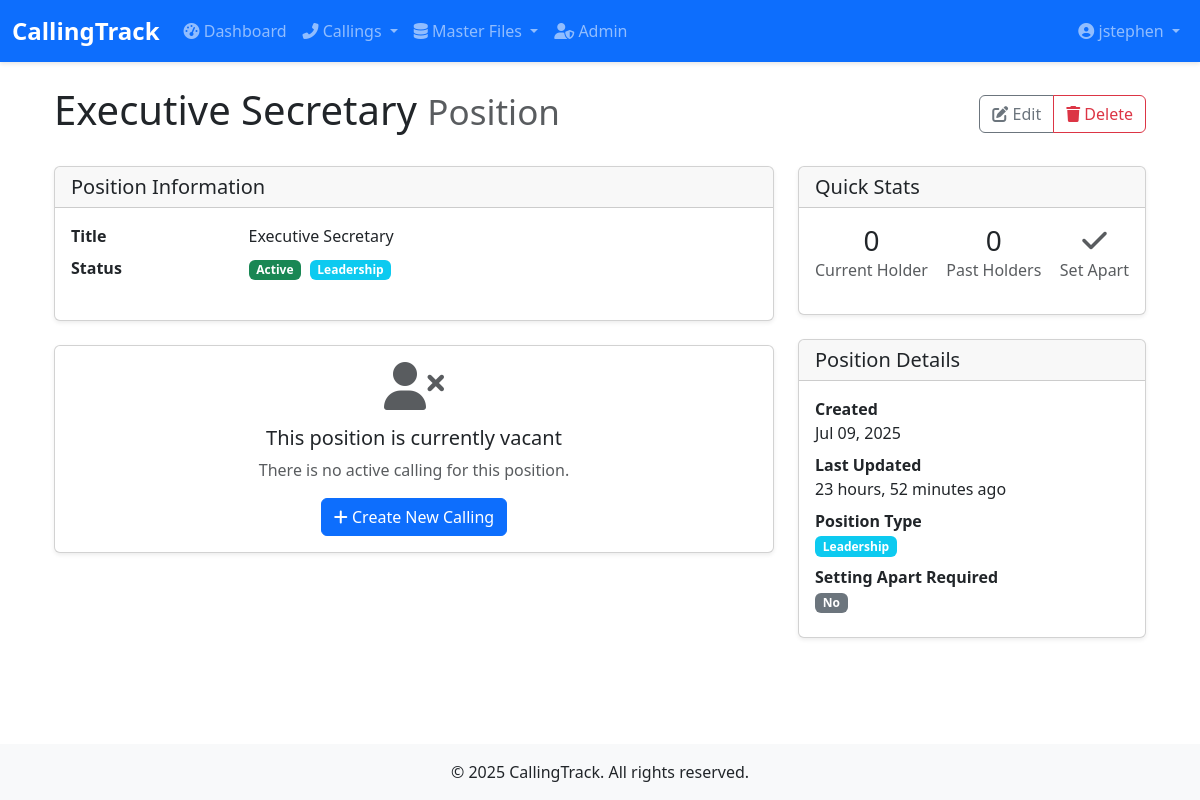
The page /callings/positions/14/ (signed in) on the database its author committed.
### accounts/models.py (models this page shows, shortened)
class User(AbstractUser):
    email = models.EmailField(_('email address'), unique=True)
    phone = models.CharField(_('phone number'), max_length=20, blank=True)
    class Meta:
        verbose_name = _('user')
        verbose_name_plural = _('users')

### callings/models.py (models this page shows, shortened)
class Position(models.Model):
    title = models.CharField(max_length=100, unique=True)
    description = models.TextField(blank=True, null=True, help_text="Description of the position's responsibilities")
    is_leadership = models.BooleanField(default=False, help_text="Whether this is a leadership position")
    is_active = models.BooleanField(default=True, help_text="Whether this position is currently active")
    requires_setting_apart = models.BooleanField(
        default=False,
        help_text="Whether this position requires the member to be set apart"
    )
    display_order = models.PositiveSmallIntegerField(
        default=0,
        help_text="Order in which positions should be displayed (lower numbers first)"
    )
    created_at = models.DateTimeField(auto_now_add=True)
    updated_at = models.DateTimeField(auto_now=True)
    class Meta:
        ordering = ['display_order', 'title']

### callings/views.py (the view)
# urls.py: path('positions/<int:pk>/', views.PositionDetailView.as_view(), name='position-detail'),
class PositionDetailView(LoginRequiredMixin, TitleMixin, DetailView):
    model = Position
    template_name = 'callings/position/position_detail.html'
    context_object_name = 'position'
    def get_title(self):
        return f"Position: {self.get_object().title}"

### callings/views.py (called while the page is built)
    def get_context_data(self, **kwargs):
        context = super().get_context_data(**kwargs)
        context['title'] = self.get_title()
        return context

### callings/templates/callings/position/position_detail.html (shortened to what this page needs)
{% extends 'callings/base.html' %}
{% block content %}
<div class="container">
    <div class="d-flex justify-content-between align-items-center mb-4">
        <h1>{{ object.title }} <small class="text-muted">Position</small></h1>
        <div class="btn-group" role="group">
            <a href="{% url 'callings:position-update' object.pk %}" class="btn btn-outline-secondary">
                <i class="fas fa-edit"></i> Edit
            </a>
            <a href="{% url 'callings:position-delete' object.pk %}" class="btn btn-outline-danger">
                <i class="fas fa-trash"></i> Delete
            </a>
        </div>
    </div>
    <div class="row">
        <div class="col-md-8">
            <div class="card mb-4">
                <div class="card-header">
                    <h5 class="mb-0">Position Information</h5>
                </div>
                <div class="card-body">
                    <dl class="row">
                        <dt class="col-sm-3">Title</dt>
                        <dd class="col-sm-9">{{ object.title }}</dd>
                        <dt class="col-sm-3">Status</dt>
                        <dd class="col-sm-9">
                            <span class="badge bg-{% if object.is_active %}success{% else %}secondary{% endif %}">
                                {% if object.is_active %}Active{% else %}Inactive{% endif %}
                            </span>
                            {% if object.is_leadership %}
                            <span class="badge bg-info ms-1">Leadership</span>
                            {% endif %}
                        </dd>
                    </dl>
                </div>
            </div>
            {% if current_calling %}
            <div class="card mb-4">
                <div class="card-header">
                    <h5 class="mb-0">Current Calling</h5>
                </div>
                <div class="card-body">
                    <div class="d-flex align-items-center">
                        <div class="flex-shrink-0">
                            <div class="avatar avatar-lg">
                                <i class="fas fa-user-circle fa-4x text-primary"></i>
                            </div>
                        </div>
                        <div class="flex-grow-1 ms-3">
                            <h5 class="mb-1">
                                <a href="{% url 'callings:calling-detail' current_calling.pk %}">
                                    {{ current_calling.name }}
                                </a>
                            </h5>
                            <p class="mb-1">
                                <span class="badge bg-{{ current_calling.get_status_badge_class }}">
                                    {{ current_calling.get_status_display }}
                                </span>
                            </p>
                            <p class="mb-0 text-muted">
                                Called on {{ current_calling.date_called|date:"M d, Y" }}
                                {% if current_calling.date_sustained %}
                                    • Sustained on {{ current_calling.date_sustained|date:"M d, Y" }}
                                {% endif %}
                                {% if current_calling.date_set_apart %}
                                    • Set apart on {{ current_calling.date_set_apart|date:"M d, Y" }}
                                {% endif %}
                            </p>
                        </div>
                        <div class="flex-shrink-0">
                            <a href="{% url 'callings:calling-detail' current_calling.pk %}" class="btn btn-outline-primary">
                                <i class="fas fa-eye"></i> View Calling
                            </a>
                        </div>
                    </div>
                </div>
            </div>
            {% else %}
            <div class="card mb-4">
                <div class="card-body text-center">
                    <i class="fas fa-user-times fa-3x text-muted mb-3"></i>
                    <h5>This position is currently vacant</h5>
                    <p class="text-muted">There is no active calling for this position.</p>
                    <a href="{% url 'callings:calling-create' %}?position={{ object.pk }}" class="btn btn-primary">
                        <i class="fas fa-plus"></i> Create New Calling
                    </a>
                </div>
            </div>
            {% endif %}
        </div>
        <div class="col-md-4">
            <div class="card mb-4">
                <div class="card-header">
                    <h5 class="mb-0">Quick Stats</h5>
                </div>
                <div class="card-body">
                    <div class="d-flex justify-content-between mb-3">
                        <div class="text-center">
                            <div class="h3 mb-0">
                                {% if current_calling %}1{% else %}0{% endif %}
                            </div>
                            <div class="text-muted">Current Holder</div>
                        </div>
                        <div class="text-center">
                            <div class="h3 mb-0">{{ past_callings|length }}</div>
                            <div class="text-muted">Past Holders</div>
                        </div>
                        <div class="text-center">
                            <div class="h3 mb-0">
                                {% if object.requires_setting_apart %}
                                    {% if current_calling and current_calling.date_set_apart %}
                                        <i class="fas fa-check text-success"></i>
                                    {% else %}
                                        <i class="fas fa-times text-danger"></i>
                                    {% endif %}
                                {% else %}
                                    <i class="fas fa-check text-muted"></i>
                                {% endif %}
                            </div>
                            <div class="text-muted">Set Apart</div>
                        </div>
                    </div>
                </div>
            </div>
            <div class="card">
                <div class="card-header">
                    <h5 class="mb-0">Position Details</h5>
                </div>
                <div class="card-body">
                    <dl class="mb-0">
                        <dt>Created</dt>
                        <dd>{{ object.created_at|date:"M d, Y" }}</dd>
                        <dt>Last Updated</dt>
                        <dd>{{ object.updated_at|timesince }} ago</dd>
                        <dt>Position Type</dt>
                        <dd>
                            {% if object.is_leadership %}
                                <span class="badge bg-info">Leadership</span>
                            {% else %}
                                <span class="badge bg-secondary">Auxiliary</span>
                            {% endif %}
                        </dd>
                        <dt>Setting Apart Required</dt>
                        <dd>
                            {% if object.requires_setting_apart %}
                                <span class="badge bg-warning">Yes</span>
                            {% else %}
                                <span class="badge bg-secondary">No</span>
                            {% endif %}
                        </dd>
                    </dl>
                </div>
            </div>
        </div>
    </div>
</div>
{% endblock %}

### callings/templates/callings/base.html (shortened to what this page needs)
<!DOCTYPE html>
{% load static %}
<html lang="en">
<head>
    <link href="https://cdn.jsdelivr.net/npm/bootstrap@5.3.0/dist/css/bootstrap.min.css" rel="stylesheet">
    <link rel="stylesheet" href="https://cdnjs.cloudflare.com/ajax/libs/font-awesome/6.4.0/css/all.min.css">
    <link rel="stylesheet" href="{% static 'css/styles.css' %}">
</head>
<body>
    <nav class="navbar navbar-expand-lg navbar-dark bg-primary">
        <div class="container-fluid">
            <a class="navbar-brand" href="{% url 'dashboard' %}">CallingTrack</a>
            <div class="collapse navbar-collapse" id="navbarNav">
                <ul class="navbar-nav me-auto">
                    <li class="nav-item">
                        <a class="nav-link" href="{% url 'dashboard' %}"><i class="fas fa-tachometer-alt"></i> Dashboard</a>
                    </li>
                    <li class="nav-item dropdown">
                        <a class="nav-link dropdown-toggle" href="#" id="callingsDropdown" role="button" data-bs-toggle="dropdown">
                            <i class="fas fa-phone-alt"></i> Callings
                        </a>
                    </li>
                    <li class="nav-item dropdown">
                        <a class="nav-link dropdown-toggle" href="#" id="masterFilesDropdown" role="button" data-bs-toggle="dropdown">
                            <i class="fas fa-database"></i> Master Files
                        </a>
                    </li>
                    {% if user.is_superuser %}
                    <li class="nav-item">
                        <a class="nav-link" href="/admin/" target="_blank"><i class="fas fa-user-shield"></i> Admin</a>
                    </li>
                    {% endif %}
                </ul>
                <ul class="navbar-nav">
                    {% if user.is_authenticated %}
                    <li class="nav-item dropdown">
                        <a class="nav-link dropdown-toggle" href="#" id="userDropdown" role="button" data-bs-toggle="dropdown">
                            <i class="fas fa-user-circle"></i> {{ user.get_full_name|default:user.username }}
                        </a>
                    </li>
                    {% else %}
                    <li class="nav-item">
                        <a class="nav-link" href="{% url 'login' %}"><i class="fas fa-sign-in-alt"></i> Login</a>
                    </li>
                    {% endif %}
                </ul>
            </div>
        </div>
    </nav>
    <main class="container mt-4">
        {% block content %}{% endblock %}
    </main>
    <footer class="bg-light mt-5 py-3">
        <div class="container text-center">
            <p class="mb-0">&copy; {% now "Y" %} CallingTrack. All rights reserved.</p>
        </div>
    </footer>
</body>
</html>

### callings/static/css/styles.css (style rules this page uses)
body { min-height: 100vh; display: flex; flex-direction: column; }
main { flex: 1; }
.navbar { box-shadow: 0 2px 4px rgba(0, 0, 0, 0.1); }
.navbar-brand { font-weight: 700; font-size: 1.5rem; }
.navbar-nav .nav-link { padding: 0.5rem 1rem; }
.card { margin-bottom: 1.5rem; box-shadow: 0 0.125rem 0.25rem rgba(0, 0, 0, 0.075); transition: transform 0.2s ease-in-out; }
.card-header { font-weight: 600; }
footer { background-color: #f8f9fa; padding: 1.5rem 0; margin-top: auto; }

### rows shown on the page
User: get_full_name "jstephen"
Position: title "Executive Secretary", created_at "Jul 09, 2025", updated_at "23 hours, 52 minutes"

### other values the page prints
{{ past_callings|length }} "0"
